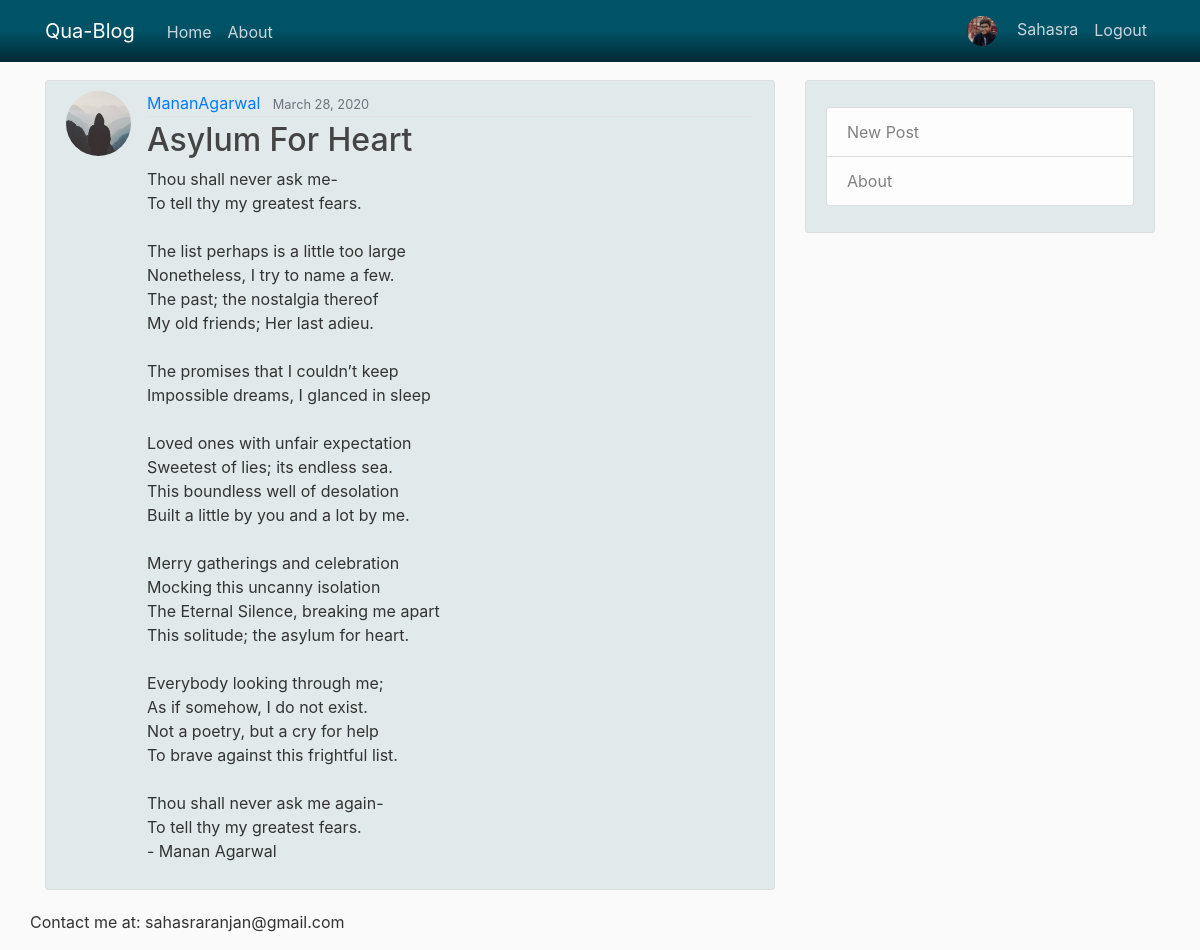
Page /post/8/ (signed in) on the committed database.
### users/models.py (models this page shows, shortened)
class Profile(models.Model):
    user = models.OneToOneField(User, on_delete=models.CASCADE)
    image = models.ImageField(default='default2.jpg', upload_to='profile_pics')

### blog/models.py (models this page shows, shortened)
class Post(models.Model):
    title = models.CharField(max_length=100)
    content = models.TextField()
    date_posted = models.DateTimeField(default=timezone.now)
    author = models.ForeignKey(User, on_delete=models.CASCADE)

### blog/views.py (the view)
# urls.py: path('post/<int:pk>/', PostDetailView.as_view(), name='post-detail'),
class PostDetailView(DetailView):
    model = Post

### blog/templates/blog/post_detail.html (shortened to what this page needs)
{% extends "blog/base.html" %}
{% block content %}
  <article class="media content-section" style="background-color: rgba(0, 82, 102, 0.1)">
    <img class="rounded-circle article-img" src="{{ object.author.profile.image.url }}">
    <div class="media-body">
      <div class="article-metadata">
        <a class="mr-2" href="#">{{ object.author }}</a>
        <small class="text-muted">{{ object.date_posted|date:"F d, Y" }}</small>
      </div>
      <h2 class="article-title">{{ object.title }}</h2>
      <p class="article-content">{{ object.content }}</p>
    </div>
  </article>
{% endblock content %}

### blog/templates/blog/base.html (shortened to what this page needs)
{% load static %}
<!DOCTYPE html>
<html>
<head>
    <link rel="stylesheet" href="https://maxcdn.bootstrapcdn.com/bootstrap/4.0.0/css/bootstrap.min.css">
    <link rel="stylesheet" type="text/css" href="{% static 'blog/main.css' %}">
</head>
<body>
    <header class="site-header">
      <nav class="navbar navbar-expand-md navbar-dark bg-steel fixed-top" style="background: linear-gradient(to bottom, #005266 50%, #002933 100%)">
        <div class="container" style="color: #005266">
          <a class="navbar-brand mr-4" href="{% url 'blog-home' %}">Qua-Blog</a>
          <div class="collapse navbar-collapse" id="navbarToggle">
            <div class="navbar-nav mr-auto">
              <a class="nav-item nav-link" href="{% url 'blog-home' %}" style="padding-top: 10px">Home</a>
              <a class="nav-item nav-link" href="{% url 'blog-about' %}" style="padding-top: 10px">About</a>
            </div>
            <div class="navbar-nav">
              {% if user.is_authenticated %}
                <a href="{% url 'profile' %}">
                  <a class="nav-item nav-link" href="{% url 'profile' %}">
                  	<img class="rounded-circle article-img" src="{{ user.profile.image.url }}" style="width: 30px; height: 30px">
                  	{{ user.username }}
                  </a>
                </a>
                <a class="nav-item nav-link" href="{% url 'logout' %}" style="padding-top: 10px">Logout</a>
              {% else %}
                <a class="nav-item nav-link" href="{% url 'login' %}">Login</a>
                <a class="nav-item nav-link" href="{% url 'register' %}">Register</a>
              {% endif %}
            </div>
          </div>
        </div>
      </nav>
    </header>
    <main role="main" class="container">
      <div class="row" >
        <div class="col-md-8">
          {% block content %}{% endblock content %}
        </div>
        <div class="col-md-4">
          <div class="content-section" style="background-color: rgba(0, 82, 102, 0.1)">
            <p class='text-muted'>
              <ul class="list-group" >
                <li class="list-group-item list-group-item-light"><a href="{% url 'post-create' %}" style="text-decoration: none; color: gray">New Post</a></li>
                <li class="list-group-item list-group-item-light"><a href="{% url 'blog-about' %}" style="text-decoration: none; color: gray">About</a></li>
              </ul>
            </p>
          </div>
        </div>
        <p>Contact me at: sahasraranjan@gmail.com</p>
      </div>
    </main>
</body>
</html>

### blog/static/blog/main.css (style rules this page uses)
body { background: #fafafa; color: #333333; margin-top: 5rem; }
h1, h2, h3, h4, h5, h6 { color: #444444; }
ul { margin: 0; }
.bg-steel { background-color: #5f788a; }
.site-header .navbar-nav .nav-link { color: #cbd5db; }
.content-section { background: #ffffff; padding: 10px 20px; border: 1px solid #dddddd; border-radius: 3px; margin-bottom: 20px; }
.article-title { color: #444444; }
.article-content { white-space: pre-line; }
.article-img { height: 65px; width: 65px; margin-right: 16px; }
.article-metadata { padding-bottom: 1px; margin-bottom: 4px; border-bottom: 1px solid #e3e3e3 }

### rows in the picture
Post: author.profile.image (placeholder picture), author "MananAgarwal", date_posted "March 28, 2020", title "Asylum For Heart", content "Thou shall never ask me- To tell thy my greatest fears. The list perhaps is a little too large Nonetheless, I try to name a few. The past; the nostalgia thereof My old friends; Her last adieu. The promises that I couldn’t keep Impossible dreams, I glanced in sleep Loved ones with unfair expectation Sweetest of lies; its endless sea. This boundless well of desolation Built a little by you and a lot by me. Merry gatherings and celebration Mocking this uncanny isolation The Eternal Silence, breaking me apart This solitude; the asylum for heart. Everybody looking through me; As if somehow, I do not exist. Not a poetry, but a cry for help To brave against this frightful list. Thou shall never…"

### other values in the picture
{{ user.username }} "Sahasra"
